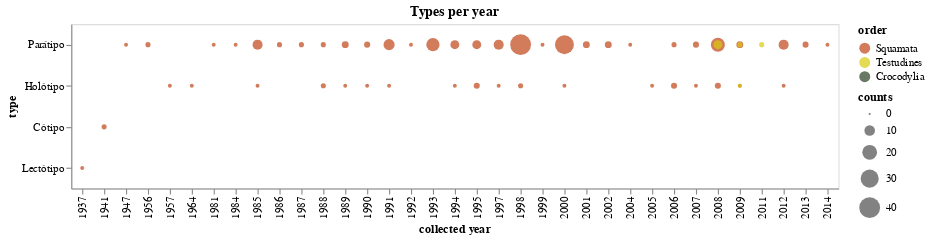

The notebook cell saved with this chart:
### Markdown cell above
### Gráf. de Tipos

### Code cell
# teste[(~teste['tipo'].isna()) & (teste['tipo'] != 'Topótipo')]
tipo = alt.Chart(temp, height=150, title='Types per year').mark_circle().encode(
    x = alt.X('ano_coleta:O', title='collected year'),
    y = alt.Y('tipo:N', title= 'type',
              sort=alt.EncodingSortField('tipo', op='count', order='descending')),
    color= alt.Color('ordem', scale=alt.Scale(domain=ordens, range=cores), title='order'), 
    size= alt.Size('counts', scale=alt.Scale()),
    tooltip= alt.Tooltip(['tipo', 'ano_coleta', 'counts'])
)

tipo.save('./graphs/tipo/tipos_por_ano.html')

tipo

### Figure 1 — Vega-Lite specification as saved in the notebook (floating-point values rounded to 4 significant figures)
{"config": {"view": {"continuousWidth": 400, "continuousHeight": 300}}, "data": {"name": "data-b2e23489bd77ae13d2758e8498d1685f"}, "mark": "circle", "encoding": {"color": {"type": "nominal", "field": "ordem", "scale": {"domain": ["Squamata", "Testudines", "Crocodylia"], "range": ["#BF4417", "#D9CB0B", "#284021"]}, "title": "order"}, "size": {"type": "quantitative", "field": "counts", "scale": {}}, "tooltip": [{"type": "nominal", "field": "tipo"}, {"type": "quantitative", "field": "ano_coleta"}, {"type": "quantitative", "field": "counts"}], "x": {"type": "ordinal", "field": "ano_coleta", "title": "collected year"}, "y": {"type": "nominal", "field": "tipo", "sort": {"field": "tipo", "op": "count", "order": "descending"}, "title": "type"}}, "height": 150, "title": "Types per year", "$schema": "https://vega.github.io/schema/vega-lite/v4.8.1.json", "datasets": {"data-b2e23489bd77ae13d2758e8498d1685f": [{"tipo": "Cótipo", "ano_coleta": 1941.0, "ordem": "Squamata", "counts": 2}, {"tipo": "Holótipo", "ano_coleta": 1957.0, "ordem": "Squamata", "counts": 1}, {"tipo": "Holótipo", "ano_coleta": 1964.0, "ordem": "Squamata", "counts": 1}, {"tipo": "Holótipo", "ano_coleta": 1985.0, "ordem": "Squamata", "counts": 1}, {"tipo": "Holótipo", "ano_coleta": 1988.0, "ordem": "Squamata", "counts": 2}, {"tipo": "Holótipo", "ano_coleta": 1989.0, "ordem": "Squamata", "counts": 1}, {"tipo": "Holótipo", "ano_coleta": 1990.0, "ordem": "Squamata", "counts": 1}, {"tipo": "Holótipo", "ano_coleta": 1991.0, "ordem": "Squamata", "counts": 1}, {"tipo": "Holótipo", "ano_coleta": 1994.0, "ordem": "Squamata", "counts": 1}, {"tipo": "Holótipo", "ano_coleta": 1995.0, "ordem": "Squamata", "counts": 3}, {"tipo": "Holótipo", "ano_coleta": 1997.0, "ordem": "Squamata", "counts": 1}, {"tipo": "Holótipo", "ano_coleta": 1998.0, "ordem": "Squamata", "counts": 2}, {"tipo": "Holótipo", "ano_coleta": 2000.0, "ordem": "Squamata", "counts": 1}, {"tipo": "Holótipo", "ano_coleta": 2005.0, "ordem": "Squamata", "counts": 1}, {"tipo": "Holótipo", "ano_coleta": 2006.0, "ordem": "Squamata", "counts": 3}, {"tipo": "Holótipo", "ano_coleta": 2007.0, "ordem": "Squamata", "counts": 1}, {"tipo": "Holótipo", "ano_coleta": 2008.0, "ordem": "Squamata", "counts": 3}, {"tipo": "Holótipo", "ano_coleta": 2009.0, "ordem": "Squamata", "counts": 1}, {"tipo": "Holótipo", "ano_coleta": 2009.0, "ordem": "Testudines", "counts": 1}, {"tipo": "Holótipo", "ano_coleta": 2012.0, "ordem": "Squamata", "counts": 1}, {"tipo": "Lectótipo", "ano_coleta": 1937.0, "ordem": "Squamata", "counts": 1}, {"tipo": "Parátipo", "ano_coleta": 1947.0, "ordem": "Squamata", "counts": 1}, {"tipo": "Parátipo", "ano_coleta": 1956.0, "ordem": "Squamata", "counts": 2}, {"tipo": "Parátipo", "ano_coleta": 1981.0, "ordem": "Squamata", "counts": 1}, {"tipo": "Parátipo", "ano_coleta": 1984.0, "ordem": "Squamata", "counts": 1}, {"tipo": "Parátipo", "ano_coleta": 1985.0, "ordem": "Squamata", "counts": 9}, {"tipo": "Parátipo", "ano_coleta": 1986.0, "ordem": "Squamata", "counts": 2}, {"tipo": "Parátipo", "ano_coleta": 1987.0, "ordem": "Squamata", "counts": 2}, {"tipo": "Parátipo", "ano_coleta": 1988.0, "ordem": "Squamata", "counts": 2}, {"tipo": "Parátipo", "ano_coleta": 1989.0, "ordem": "Squamata", "counts": 4}, {"tipo": "Parátipo", "ano_coleta": 1990.0, "ordem": "#n/d", "counts": 1}, {"tipo": "Parátipo", "ano_coleta": 1990.0, "ordem": "Squamata", "counts": 3}, {"tipo": "Parátipo", "ano_coleta": 1991.0, "ordem": "Squamata", "counts": 11}, {"tipo": "Parátipo", "ano_coleta": 1992.0, "ordem": "Squamata", "counts": 1}, {"tipo": "Parátipo", "ano_coleta": 1993.0, "ordem": "Squamata", "counts": 16}, {"tipo": "Parátipo", "ano_coleta": 1994.0, "ordem": "Squamata", "counts": 7}, {"tipo": "Parátipo", "ano_coleta": 1995.0, "ordem": "Squamata", "counts": 7}, {"tipo": "Parátipo", "ano_coleta": 1997.0, "ordem": "Squamata", "counts": 9}, {"tipo": "Parátipo", "ano_coleta": 1998.0, "ordem": "Squamata", "counts": 40}, {"tipo": "Parátipo", "ano_coleta": 1999.0, "ordem": "Squamata", "counts": 1}, {"tipo": "Parátipo", "ano_coleta": 2000.0, "ordem": "Squamata", "counts": 33}, {"tipo": "Parátipo", "ano_coleta": 2001.0, "ordem": "Squamata", "counts": 4}, {"tipo": "Parátipo", "ano_coleta": 2002.0, "ordem": "Squamata", "counts": 4}, {"tipo": "Parátipo", "ano_coleta": 2004.0, "ordem": "Squamata", "counts": 1}, {"tipo": "Parátipo", "ano_coleta": 2006.0, "ordem": "Squamata", "counts": 2}, {"tipo": "Parátipo", "ano_coleta": 2007.0, "ordem": "Squamata", "counts": 3}, {"tipo": "Parátipo", "ano_coleta": 2008.0, "ordem": "Squamata", "counts": 18}, {"tipo": "Parátipo", "ano_coleta": 2008.0, "ordem": "Testudines", "counts": 7}, {"tipo": "Parátipo", "ano_coleta": 2009.0, "ordem": "Squamata", "counts": 4}, {"tipo": "Parátipo", "ano_coleta": 2009.0, "ordem": "Testudines", "counts": 2}, {"tipo": "Parátipo", "ano_coleta": 2011.0, "ordem": "Testudines", "counts": 2}, {"tipo": "Parátipo", "ano_coleta": 2012.0, "ordem": "Squamata", "counts": 9}, {"tipo": "Parátipo", "ano_coleta": 2013.0, "ordem": "Squamata", "counts": 3}, {"tipo": "Parátipo", "ano_coleta": 2014.0, "ordem": "Squamata", "counts": 1}]}}
